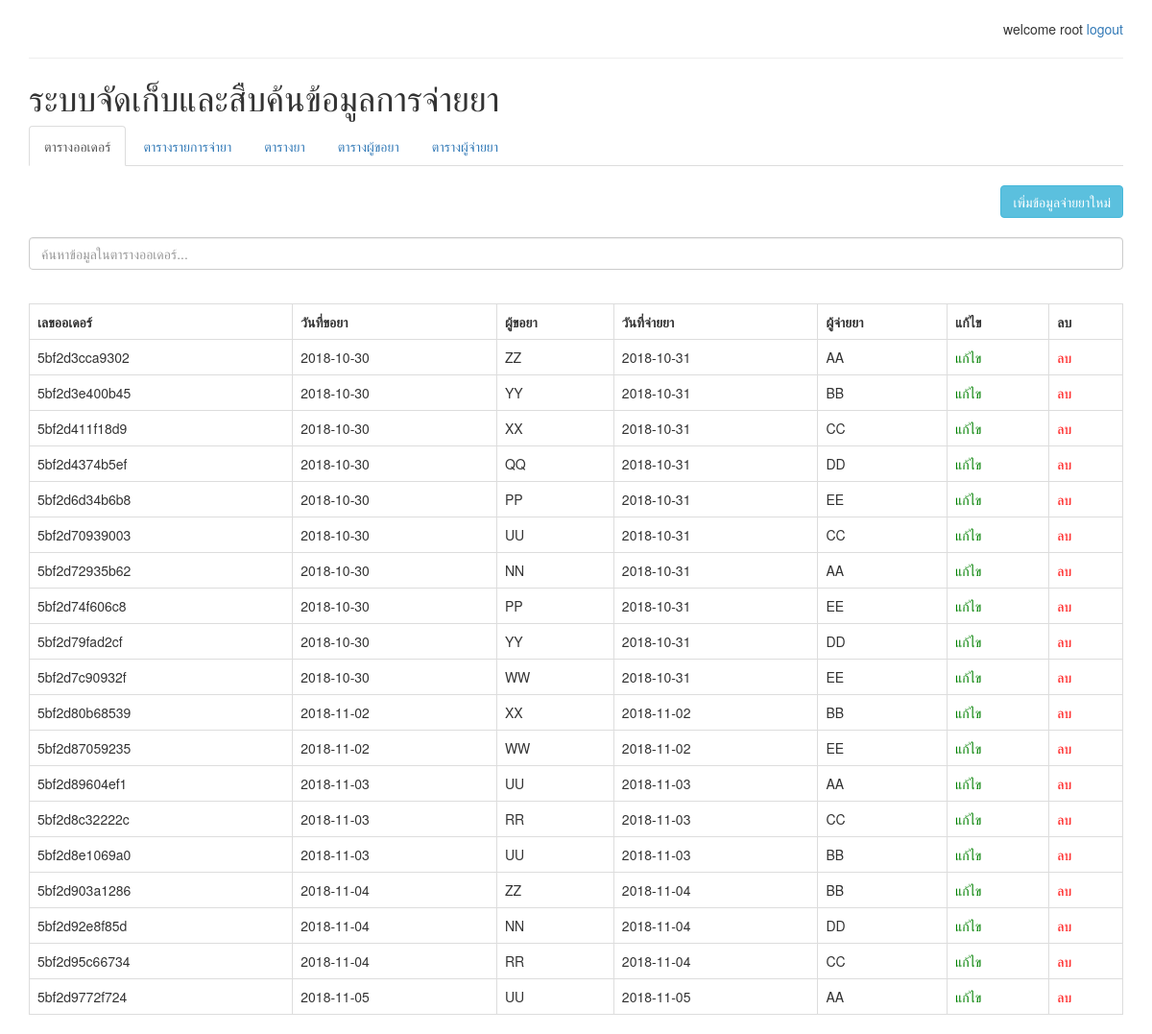
Page /dashboard.php (signed in) on the committed database.
### tables this page shows
CREATE TABLE `order_tb` (
  `order_id` varchar(250) NOT NULL,
  `applicant_date` date NOT NULL,
  `applicant` varchar(250) NOT NULL,
  `dispenser_date` date NOT NULL,
  `dispenser` varchar(250) NOT NULL
);

### order_tb_read.php (the view, shortened to what this page needs)
<br>
<div align="right">
    <button class="btn btn-info"><a href="relation_tb_create_form.php" style="text-decoration: none; color: white;">เพิ่มข้อมูลจ่ายยาใหม่</a></button>
</div>
<br>
<div class="form-group">
    <input class="form-control" type="text" id="search_order_tb" placeholder="ค้นหาข้อมูลในตารางออเดอร์...">
</div>
<br>
<table class="table table-bordered" id="order_tb">
    <tr>
        <th>เลขออเดอร์</th>
        <th>วันที่ขอยา</th>
        <th>ผู้ขอยา</th>
        <th>วันที่จ่ายยา</th>
        <th>ผู้จ่ายยา</th>
        <th>แก้ไข</th>
        <th>ลบ</th>
    </tr>
    <?php
        require 'dbcon.php';
        $query = "SELECT * FROM order_tb";
        $result = mysqli_query($dbcon, $query);
        while ($row = mysqli_fetch_array($result, MYSQLI_ASSOC)) {
    ?>
    <tr>
        <td>
            <?php echo $row['order_id']; ?>
        </td>
        <td>
            <?php echo $row['applicant_date']; ?>
        </td>
        <td>
            <?php echo $row['applicant']; ?>
        </td>
        <td>
            <?php echo $row['dispenser_date']; ?>
        </td>
        <td>
            <?php echo $row['dispenser']; ?>
        </td>
        <td><a style="color: green;" href="order_tb_update_form.php?order_id=<?php echo $row['order_id']; ?>&applicant_date=<?php echo $row['applicant_date']; ?>&applicant=<?php echo $row['applicant']; ?>&dispenser_date=<?php echo $row['dispenser_date']; ?>&dispenser=<?php echo $row['dispenser']; ?>">แก้ไข</a></td>
        <td><a style="color: red;" href="order_tb_delete.php?order_id=<?php echo $row['order_id']; ?>&applicant_date=<?php echo $row['applicant_date']; ?>&applicant=<?php echo $row['applicant']; ?>&dispenser_date=<?php echo $row['dispenser_date']; ?>&dispenser=<?php echo $row['dispenser']; ?>">ลบ</a></td>
    </tr>
    <?php
            }
        ?>
</table>

### dashboard.php (shortened to what this page needs)
<!DOCTYPE html>
<html lang="en">
<head>
    <link rel="stylesheet" href="./public/css/bootstrap.min.css">
</head>
<body>
    <div class="container">
        <br>
        <div align="right">
            <?php echo "welcome ".$_SESSION['login_username']." "; ?>
            <a href="dashboard_logout.php">logout</a>
        </div>
        <hr>
        <h1>ระบบจัดเก็บและสืบค้นข้อมูลการจ่ายยา</h1>
    </div>
    <div class="container">
        <ul class="nav nav-tabs" style="text-align: center;">
            <li class="active"><a data-toggle="tab" href="#order_tb">ตารางออเดอร์</a></li>
            <li><a data-toggle="tab" href="#list_tb">ตารางรายการจ่ายา</a></li>
            <li><a data-toggle="tab" href="#drug_tb">ตารางยา</a></li>
            <li><a data-toggle="tab" href="#applicant_tb">ตารางผู้ขอยา</a></li>
            <li><a data-toggle="tab" href="#dispenser_tb">ตารางผู้จ่ายยา</a></li>
        </ul>
        <div class="tab-content is_center">
            <div class="tab-pane fade in active" id="order_tb">
                <?php require 'order_tb_read.php' ?>
            </div>
        </div>
    </div>
</body>
</html>

### rows in the picture
order_tb: order_id "5bf2d3cca9302", applicant_date "2018-10-30", applicant "ZZ", dispenser_date "2018-10-31", dispenser "AA"
order_tb: order_id "5bf2d3e400b45", applicant_date "2018-10-30", applicant "YY", dispenser_date "2018-10-31", dispenser "BB"
order_tb: order_id "5bf2d411f18d9", applicant_date "2018-10-30", applicant "XX", dispenser_date "2018-10-31", dispenser "CC"
order_tb: order_id "5bf2d4374b5ef", applicant_date "2018-10-30", applicant "QQ", dispenser_date "2018-10-31", dispenser "DD"
order_tb: order_id "5bf2d6d34b6b8", applicant_date "2018-10-30", applicant "PP", dispenser_date "2018-10-31", dispenser "EE"
order_tb: order_id "5bf2d70939003", applicant_date "2018-10-30", applicant "UU", dispenser_date "2018-10-31", dispenser "CC"
order_tb: order_id "5bf2d72935b62", applicant_date "2018-10-30", applicant "NN", dispenser_date "2018-10-31", dispenser "AA"
order_tb: order_id "5bf2d74f606c8", applicant_date "2018-10-30", applicant "PP", dispenser_date "2018-10-31", dispenser "EE"
order_tb: order_id "5bf2d79fad2cf", applicant_date "2018-10-30", applicant "YY", dispenser_date "2018-10-31", dispenser "DD"
order_tb: order_id "5bf2d7c90932f", applicant_date "2018-10-30", applicant "WW", dispenser_date "2018-10-31", dispenser "EE"
order_tb: order_id "5bf2d80b68539", applicant_date "2018-11-02", applicant "XX", dispenser_date "2018-11-02", dispenser "BB"
order_tb: order_id "5bf2d87059235", applicant_date "2018-11-02", applicant "WW", dispenser_date "2018-11-02", dispenser "EE"
order_tb: order_id "5bf2d89604ef1", applicant_date "2018-11-03", applicant "UU", dispenser_date "2018-11-03", dispenser "AA"
order_tb: order_id "5bf2d8c32222c", applicant_date "2018-11-03", applicant "RR", dispenser_date "2018-11-03", dispenser "CC"
order_tb: order_id "5bf2d8e1069a0", applicant_date "2018-11-03", applicant "UU", dispenser_date "2018-11-03", dispenser "BB"
order_tb: order_id "5bf2d903a1286", applicant_date "2018-11-04", applicant "ZZ", dispenser_date "2018-11-04", dispenser "BB"
order_tb: order_id "5bf2d92e8f85d", applicant_date "2018-11-04", applicant "NN", dispenser_date "2018-11-04", dispenser "DD"
order_tb: order_id "5bf2d95c66734", applicant_date "2018-11-04", applicant "RR", dispenser_date "2018-11-04", dispenser "CC"
order_tb: order_id "5bf2d9772f724", applicant_date "2018-11-05", applicant "UU", dispenser_date "2018-11-05", dispenser "AA"

### other values in the picture
$_SESSION['login_username'] "root"
